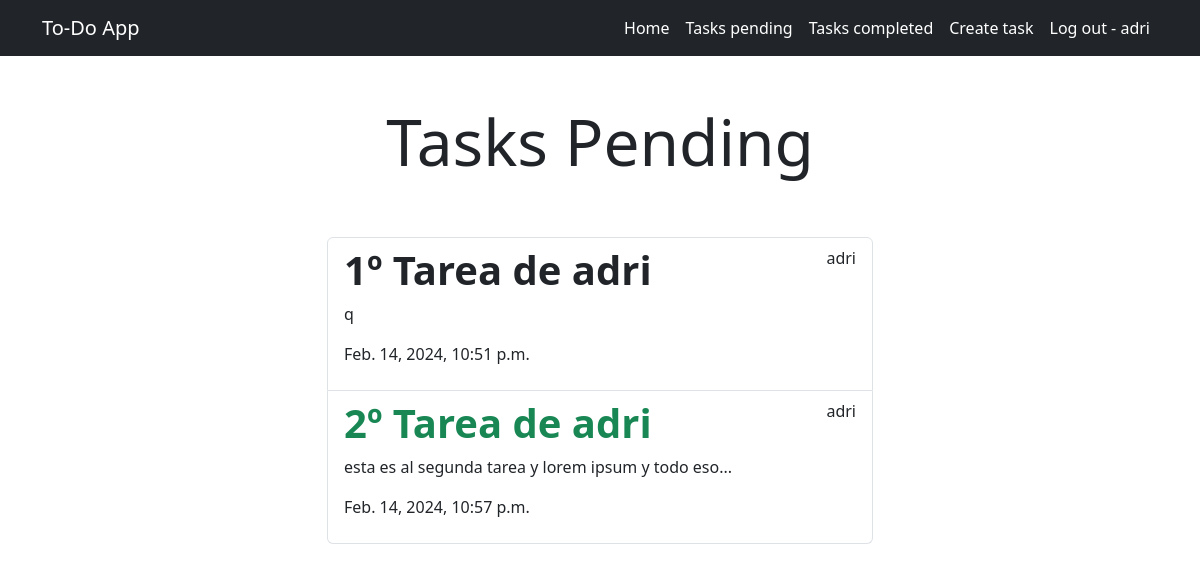
Page /tasks/ (signed in) on the committed database.
### tasks/models.py (models this page shows, shortened)
class Task(models.Model):
    title = models.CharField(max_length=200)
    description = models.TextField()
    created = models.DateTimeField(auto_now_add=True)
    complete = models.BooleanField(default=False)
    important = models.BooleanField(default=False)
    user = models.ForeignKey(User, on_delete=models.CASCADE)

### tasks/views.py (the view)
# urls.py: path('', include('tasks.urls')),
@login_required
def tasks(request):
    return render(request, 'tasks.html', {
        'tasks': Task.objects.filter(user=request.user, complete=False).order_by('created')
    })

### tasks/templates/tasks.html
{% extends 'base.html' %}
{% block content %}
<main class="container">
    <div class="row">
        <div class="col-md-6 offset-md-3">
            <h1 class="text-center display-3 py-5">Tasks Pending</h1>
            <ul class="list-group">
            {% for task in tasks %}
            <a href="{% url 'task_detail' task.id %}" class="list-group-item">
                <header class="d-flex justify-content-between">
                    {% if task.important %}
                    <h1 class="fw-bold text-success">{{task.title}}</h1>
                    {% else %}
                    <h1 class="fw-bold">{{task.title}}</h1>
                    {% endif %}
                    {{task.user}}
                </header>
                <p>{{task.description}}</p>
                <p>{{task.created}}</p>
            </a>
            {% endfor %}
            </ul>
        </div>
    </div>
</main>
{% endblock %}

### tasks/templates/base.html (shortened to what this page needs)
<!DOCTYPE html>
<html lang="en">
    <head>
        <link
            rel="stylesheet"
            href="https://cdn.jsdelivr.net/npm/bootstrap@5.3.2/dist/css/bootstrap.min.css"
        />
    </head>
    <body>
        <nav class="navbar navbar-expand-lg bg-dark navbar-dark">
            <div class="container">
                <a class="navbar-brand" href="">To-Do App</a>
                <div class="collapse navbar-collapse" id="navbarNav">
                    <ul class="navbar-nav ms-auto">
                        <li class="nav-item"><a class="nav-link active" href="{% url 'home' %}">Home</a></li>
                        {% if not user.is_authenticated %}
                        <li class="nav-item"><a class="nav-link active" href="{% url 'signup' %}">Sign up</a></li>
                        <li class="nav-item"><a class="nav-link active" href="{% url 'signin' %}">Sign in</a></li>
                        {% else %}
                        <li class="nav-item"><a class="nav-link active" href="{% url 'tasks' %}">Tasks pending</a></li>
                        <li class="nav-item"><a class="nav-link active" href="{% url 'completed' %}">Tasks completed</a></li>
                        <li class="nav-item"><a class="nav-link active" href="{% url 'create_task' %}">Create task</a></li>
                        <li class="nav-item"><a class="nav-link active" href="{% url 'logout' %}">Log out - {{user.username}}</a></li>
                        {% endif %}
                    </ul>
                </div>
            </div>
        </nav>
        {% block content %}{% endblock %}
    </body>
</html>

### rows in the picture
Task: title "1º Tarea de adri", user "adri", description "q", created "Feb. 14, 2024, 10:51 p.m."
Task: title "2º Tarea de adri", user "adri", description "esta es al segunda tarea y lorem ipsum y todo eso...", created "Feb. 14, 2024, 10:57 p.m."

### other values in the picture
{{ user.username }} "adri"
